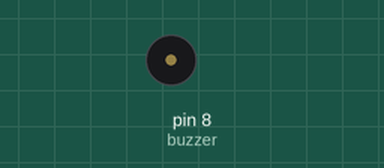
A sketch run on a simulated Arduino Uno, built with avr-gcc and run on an emulated ATmega328P. Shown: buzzer (waves = sounding).

Above: at 0.25 s.
At 6.5 s:
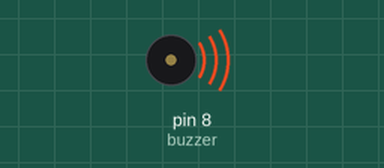
Timing chart, 0 to 8.3 s (numbered marks = the images above):
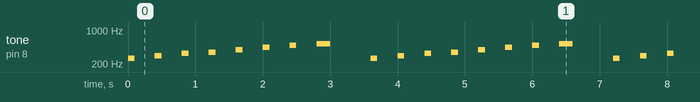

The sketch:

buzzer-v01.ino
```cpp
/*
Projeto Despertador - v01
Código de base para funcionamento do Buzzer com mais tons

Referências:
- https://surtrtech.com/2018/01/29/how-to-use-a-buzzer-piezo-speaker-with-arduino/

NOTAS:
- nenhuma nota por enquanto

*/

int buzzer = 8; // Atribui o valor 8 a variável buzzer, que representa o pino digital 8, onde o buzzer está conectado

// Referência para as frequências das notas
const int c = 261;
const int d = 294;
const int e = 329;
const int f = 349;
const int g = 391;
const int gS = 415;
const int a = 440;
const int aS = 455;
const int b = 481;
const int cH = 523;
const int cSH = 554;
const int dH = 587;
const int dSH = 622;
const int eH = 659;
const int fH = 698;
const int fSH = 740;
const int gH = 784;
const int gSH = 830;
const int aH = 880;


void setup() {
  pinMode(buzzer, OUTPUT); //Definindo o pino buzzer como de saída.
}

void loop() {
  // toca uma escala
  tone(buzzer, c, 100); // define a frequência e a duração em milissegundos
  delay(400); // Aguarda 400 milissegundos
  tone(buzzer, d, 100); // define a frequência e a duração em milissegundos
  delay(400); // Aguarda mais 400 milissegundos
  tone(buzzer, e, 100); // define a frequência e a duração em milissegundos
  delay(400); // Aguarda mais 400 milissegundos
  tone(buzzer, f, 100); // define a frequência e a duração em milissegundos
  delay(400); // Aguarda mais 400 milissegundos
  tone(buzzer, g, 100); // define a frequência e a duração em milissegundos
  delay(400); // Aguarda mais 400 milissegundos
  tone(buzzer, a, 100); // define a frequência e a duração em milissegundos
  delay(400); // Aguarda mais 400 milissegundos
  tone(buzzer, b, 100); // define a frequência e a duração em milissegundos
  delay(400); // Aguarda mais 400 milissegundos
  tone(buzzer, cH, 200); // define a frequência e a duração em milissegundos
  delay(800); // Aguarda mais 800 milissegundos

  // Outra forma para funcionar é simplesmente ligar a porta e definir o tempo de espera
  // o buzzer tocará ao tom predefinido
  //digitalWrite(buzzer, HIGH); // Liga o buzzer
  //delay(500); // Aguarda 500 milissegundos
  //digitalWrite(buzzer, LOW); // Desliga o buzzer
  //delay(500); // Aguarda 500 milissegundos

}
```

Measured:
- by itself, tone on pin 8 (buzzer): repeats every 3.6 s: silent 0.30 s, 294 Hz 0.10 s, silent 0.30 s, 329 Hz 0.10 s, silent 0.30 s, 349 Hz 0.10 s, silent 0.30 s, 391 Hz 0.10 s, silent 0.30 s, 440 Hz 0.10 s, silent 0.30 s, 481 Hz 0.10 s, silent 0.30 s, 523 Hz 0.20 s, silent 0.60 s, 261 Hz 0.10 s
